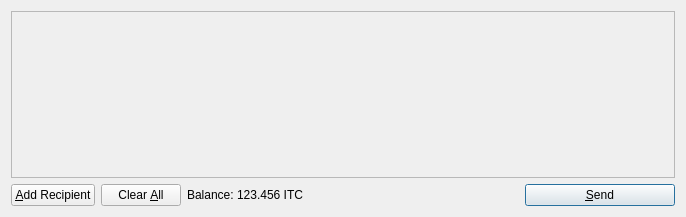
<?xml version="1.0" encoding="UTF-8"?>
<ui version="4.0">
 <class>SendCoinsDialog</class>
 <widget class="QDialog" name="SendCoinsDialog">
  <property name="geometry">
   <rect>
    <x>0</x>
    <y>0</y>
    <width>686</width>
    <height>217</height>
   </rect>
  </property>
  <property name="windowTitle">
   <string>Send Coins</string>
  </property>
  <layout class="QVBoxLayout" name="verticalLayout">
   <item>
    <widget class="QScrollArea" name="scrollArea">
     <property name="widgetResizable">
      <bool>true</bool>
     </property>
     <widget class="QWidget" name="scrollAreaWidgetContents">
      <property name="geometry">
       <rect>
        <x>0</x>
        <y>0</y>
        <width>666</width>
        <height>165</height>
       </rect>
      </property>
      <layout class="QVBoxLayout" name="verticalLayout_2">
       <property name="margin">
        <number>0</number>
       </property>
       <item>
        <layout class="QVBoxLayout" name="entries">
         <property name="spacing">
          <number>6</number>
         </property>
        </layout>
       </item>
       <item>
        <spacer name="verticalSpacer">
         <property name="orientation">
          <enum>Qt::Vertical</enum>
         </property>
         <property name="sizeHint" stdset="0">
          <size>
           <width>20</width>
           <height>40</height>
          </size>
         </property>
        </spacer>
       </item>
      </layout>
     </widget>
    </widget>
   </item>
   <item>
    <layout class="QHBoxLayout" name="horizontalLayout">
     <item>
      <widget class="QPushButton" name="addButton">
       <property name="toolTip">
        <string>Send to multiple recipients at once</string>
       </property>
       <property name="text">
        <string>&amp;Add Recipient</string>
       </property>
       <property name="icon">
        <iconset resource="../bitcoin.qrc">
         <normaloff>:/icons/add</normaloff>:/icons/add</iconset>
       </property>
       <property name="autoDefault">
        <bool>false</bool>
       </property>
      </widget>
     </item>
     <item>
      <widget class="QPushButton" name="clearButton">
       <property name="sizePolicy">
        <sizepolicy hsizetype="Minimum" vsizetype="Fixed">
         <horstretch>0</horstretch>
         <verstretch>0</verstretch>
        </sizepolicy>
       </property>
       <property name="toolTip">
        <string>Remove all transaction fields</string>
       </property>
       <property name="text">
        <string>Clear &amp;All</string>
       </property>
       <property name="icon">
        <iconset resource="../bitcoin.qrc">
         <normaloff>:/icons/remove</normaloff>:/icons/remove</iconset>
       </property>
       <property name="autoRepeatDelay">
        <number>300</number>
       </property>
       <property name="autoDefault">
        <bool>false</bool>
       </property>
      </widget>
     </item>
     <item>
      <layout class="QHBoxLayout" name="horizontalLayout_2">
       <property name="spacing">
        <number>3</number>
       </property>
       <item>
        <widget class="QLabel" name="label">
         <property name="text">
          <string>Balance:</string>
         </property>
        </widget>
       </item>
       <item>
        <widget class="QLabel" name="labelBalance">
         <property name="cursor">
          <cursorShape>IBeamCursor</cursorShape>
         </property>
         <property name="text">
          <string>123.456 ITC</string>
         </property>
         <property name="textInteractionFlags">
          <set>Qt::LinksAccessibleByMouse|Qt::TextSelectableByKeyboard|Qt::TextSelectableByMouse</set>
         </property>
        </widget>
       </item>
      </layout>
     </item>
     <item>
      <spacer name="horizontalSpacer">
       <property name="orientation">
        <enum>Qt::Horizontal</enum>
       </property>
       <property name="sizeHint" stdset="0">
        <size>
         <width>40</width>
         <height>20</height>
        </size>
       </property>
      </spacer>
     </item>
     <item>
      <widget class="QPushButton" name="sendButton">
       <property name="minimumSize">
        <size>
         <width>150</width>
         <height>0</height>
        </size>
       </property>
       <property name="toolTip">
        <string>Confirm the send action</string>
       </property>
       <property name="text">
        <string>&amp;Send</string>
       </property>
       <property name="icon">
        <iconset resource="../bitcoin.qrc">
         <normaloff>:/icons/send</normaloff>:/icons/send</iconset>
       </property>
       <property name="default">
        <bool>true</bool>
       </property>
      </widget>
     </item>
    </layout>
   </item>
  </layout>
 </widget>
 <resources>
  <include location="../bitcoin.qrc"/>
 </resources>
 <connections/>
</ui>
